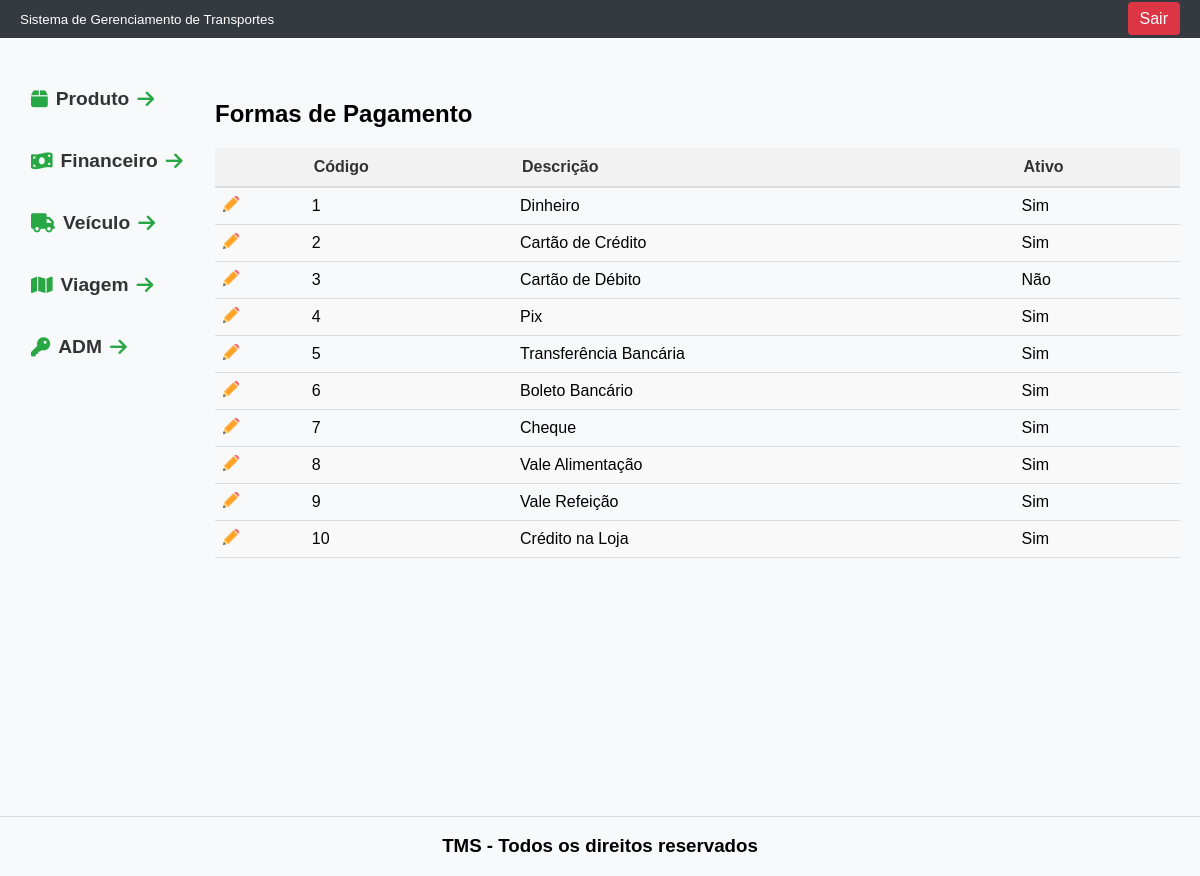
Screenshot of /tcc/formaPagamento with the database file from the repository.
### tables this page shows
CREATE TABLE `forma_pagamento` (
  `id` int(11) NOT NULL,
  `descricao` varchar(50) NOT NULL,
  `ativo` char(1) NOT NULL
);

### tcc/Controller/FormaPagamentoController.php (called while the page is built, shortened)
<?php
class FormaPagamentoController{
    public static function index() {
        $forma_pagamento_DAO = new FormaPagamentoDAO();
        $lista_fpag = $forma_pagamento_DAO->getAllRows();
        $total_fpag = count($lista_fpag);
        include 'View/modulos/forma_pagamento/listar_formapagamento.php';
    }
}

### tcc/index.php (called while the page is built, shortened)
<?php
include 'rotas.php';

### tcc/DAO/MySQL.php (called while the page is built)
<?php
class MySQL extends PDO{
    private $host       = "localhost";
    private $usuario    = "root";
    private $senha      = "";
    private $db         = "tcc";
    private $opcoes = array(PDO::ATTR_ERRMODE => PDO::ERRMODE_EXCEPTION);
    public function __construct(){
        $dsn = "mysql:host=".$this->host.";dbname=".$this->db;
        return parent::__construct($dsn, $this->usuario, $this->senha, $this->opcoes);
    }
}

### tcc/DAO/formapagamentoDAO.php (called while the page is built, shortened)
<?php
class FormaPagamentoDAO{
    private $conexao;
    public function __construct(){
        include_once "MySQL.php";
        $this->conexao = new MySQL();
    }
    public function getAllRows(){
        $stmt = $this->conexao->prepare("SELECT * FROM forma_pagamento");
        $stmt->execute();
        $arr_forma_pagamento = array();
        while($f = $stmt->fetchObject()){
            $arr_forma_pagamento[] = $f;
        }
        return $arr_forma_pagamento;
    }
}

### tcc/View/modulos/forma_pagamento/listar_formapagamento.php (the view, shortened to what this page needs)
<!DOCTYPE html>
<html lang="en">
<head>
</head>
<body>
    <div class="header">
        <?php include PATH_VIEW . 'includes/cabecalho.php' ?>
    </div>
    <div class="container">
        <div class="menu">
            <?php include PATH_VIEW . 'includes/menu.php' ?>
        </div>
        <main>
            <div class="titulo-pagina">
                <h2>Formas de Pagamento</h2>
            </div>
            <table>
                <thead>
                    <tr>
                        <th></th>
                        <th>Código</th>
                        <th>Descrição</th>
                        <th>Ativo</th>
                    </tr>
                </thead>
                <tbody>
                    <?php for($i=0; $i<$total_fpag; $i++): ?>
                    <tr>
                        <td class="icon">
                            <a href="/tcc/formaPagamento/ver?id=<?= $lista_fpag[$i]->id ?>">
                                <img class="icon" title="Editar" src="/tcc/View/includes/imagem/lapis.png" alt="Ícone de Lápis">
                            </a>
                        </td>
                        <td><?= $lista_fpag[$i]->id ?></td>
                        <td><?= $lista_fpag[$i]->descricao ?></td>
                        <td>
                        <?= ($lista_fpag[$i]->ativo == 'S') ? 'Sim' : 'Não'; ?>
                        </td>
                    </tr>
                    <?php endfor; ?>
                </tbody>
            </table>
        </main>
    </div>
    <div class="footer">
        <?php include PATH_VIEW . 'includes/rodape.php' ?>
    </div>
</body>
</html>

### tcc/View/modulos/forma_pagamento/listar_formapagamento.php (style rules this page uses)
body { margin: 0; font-family: Arial, sans-serif; display: flex; flex-direction: column; height: 100vh; overflow: hidden; }
.footer { background-color: #f8f9fa; text-align: center; padding: 0px; position: fixed; bottom: 0; left: 0; right: 0; margin-bottom: 0px; border-top: 1px solid #ddd; }
.container { display: flex; flex: 1; margin-top: 60px; margin-bottom: 10px; }
.menu { width: 15%; background-color: #f8f9fa; padding: 0px; box-sizing: border-box; border-right: 0px solid #ddd; margin-left: 15px; }
main { flex: 1; padding: 20px; box-sizing: border-box; background-color: #f8f9fa; margin: 0px; }
table { width: 100%; border-collapse: collapse; font-family: Arial, sans-serif; }
thead th { background-color: #f2f2f2; color: #333; padding: 10px; border-bottom: 2px solid #ddd; text-align: left; }
tbody td { padding: 8px; border-bottom: 1px solid #ddd; }
tbody tr:nth-child(even) { background-color: #f9f9f9; }
td a { color: #007bff; text-decoration: none; }
.icon img { width: 16px; height: 16px; }

### tcc/View/includes/cabecalho.php (style rules this page uses)
.header { background-color: #343a40; color: #fff; padding: 10px 20px; display: flex; justify-content: space-between; align-items: center; position: fixed; top: 0; left: 0; right: 0; z-index: 1000; }

### tcc/View/includes/menu.php (style rules this page uses)
body { font-family: 'Poppins', sans-serif; margin: 0; background-color: #f8f9fa; }

### rows the page displays
forma_pagamento: id "1", descricao "Dinheiro", ativo "Sim"
forma_pagamento: id "2", descricao "Cartão de Crédito", ativo "Sim"
forma_pagamento: id "3", descricao "Cartão de Débito", ativo "Não"
forma_pagamento: id "4", descricao "Pix", ativo "Sim"
forma_pagamento: id "5", descricao "Transferência Bancária", ativo "Sim"
forma_pagamento: id "6", descricao "Boleto Bancário", ativo "Sim"
forma_pagamento: id "7", descricao "Cheque", ativo "Sim"
forma_pagamento: id "8", descricao "Vale Alimentação", ativo "Sim"
forma_pagamento: id "9", descricao "Vale Refeição", ativo "Sim"
forma_pagamento: id "10", descricao "Crédito na Loja", ativo "Sim"
